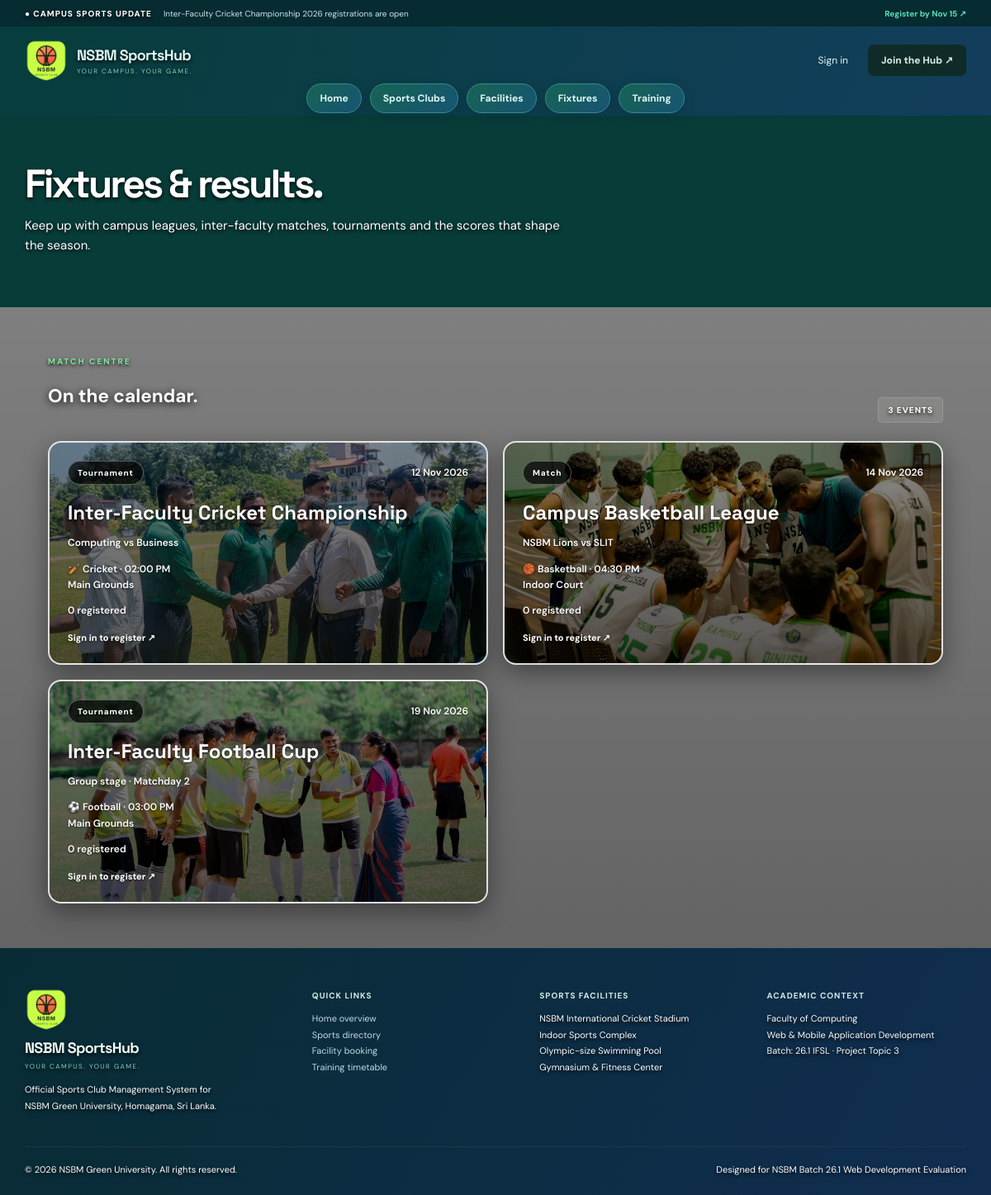
The app's page /fixtures.php with its own data.
### tables this page shows
CREATE TABLE events (
  id INT AUTO_INCREMENT PRIMARY KEY,
  club_id INT NULL,
  title VARCHAR(150) NOT NULL,
  subtitle VARCHAR(180) NOT NULL DEFAULT '',
  event_type VARCHAR(40) NOT NULL,
  event_date DATE NOT NULL,
  event_time TIME NOT NULL,
  venue VARCHAR(120) NOT NULL,
  status ENUM('upcoming', 'completed', 'cancelled')
    NOT NULL DEFAULT 'upcoming',
  score VARCHAR(80) NULL,

  FOREIGN KEY (club_id)
    REFERENCES clubs(id)
    ON DELETE SET NULL
);

CREATE TABLE clubs (
  id INT AUTO_INCREMENT PRIMARY KEY,
  name VARCHAR(80) NOT NULL UNIQUE,
  category VARCHAR(50) NOT NULL,
  tagline VARCHAR(120) NOT NULL,
  description VARCHAR(255) NOT NULL,
  about TEXT NOT NULL,
  emoji VARCHAR(12) NOT NULL,
  training_days VARCHAR(100) NOT NULL,
  training_time VARCHAR(80) NOT NULL,
  venue VARCHAR(120) NOT NULL
);

### db.php (called while the page is built, shortened)
<?php
if (!function_exists('e')) {
    function e($value): string
    {
        return htmlspecialchars(
            (string) $value,
            ENT_QUOTES,
            'UTF-8'
        );
    }
}

### fixtures.php (the view, shortened to what this page needs)
<?php
require 'includes/db.php';
$stmt = $pdo->prepare(
    'SELECT
        events.*,
        clubs.name AS club_name,
        clubs.emoji,
        (SELECT COUNT(*)
         FROM event_registrations AS registrations
         WHERE registrations.event_id = events.id
           AND registrations.status = "registered") AS registration_count,
        EXISTS (
            SELECT 1
            FROM event_registrations AS my_registration
            WHERE my_registration.event_id = events.id
              AND my_registration.user_id = ?
              AND my_registration.status = "registered"
        ) AS is_registered
     FROM events
     LEFT JOIN clubs ON clubs.id = events.club_id
     ORDER BY events.event_date, events.event_time'
);
$stmt->execute([$_SESSION['user']['id'] ?? 0]);
$events = $stmt->fetchAll();
require 'includes/header.php';
?>
<section class="page-hero">
  <h1>Fixtures &amp; results.</h1>
  <p>
    Keep up with campus leagues, inter-faculty matches,
    tournaments and the scores that shape the season.
  </p>
</section>
<div class="page-wrap">
  <div class="section-head">
    <div>
      <span class="eyebrow">MATCH CENTRE</span>
      <h2>On the calendar.</h2>
    </div>
    <span class="tag"><?= count($events) ?> EVENTS</span>
  </div>
  <div class="grid">
    <?php foreach ($events as $event): ?>
      <article class="panel sport-<?= strtolower(preg_replace('/[^a-zA-Z0-9]/', '', $event['club_name'] ?? 'general')); ?>">
        <div class="row">
          <span class="tag"><?= e($event['event_type']) ?></span>
          <span class="muted">
            <?= date('d M Y', strtotime($event['event_date'])) ?>
          </span>
        </div>
        <h3><?= e($event['title']) ?></h3>
        <p class="muted"><?= e($event['subtitle']) ?></p>
        <p class="muted">
          <?= e($event['emoji'] ?? '🏆') ?>
          <?= e($event['club_name'] ?? 'Inter-faculty event') ?>
          · <?= date('h:i A', strtotime($event['event_time'])) ?>
          <br>
          <?= e($event['venue']) ?>
        </p>
        <?php if ($event['status'] === 'completed'): ?>
          <span class="tag">
            FINAL · <?= e($event['score'] ?? 'Result pending') ?>
          </span>
        <?php elseif ($event['status'] !== 'upcoming'): ?>
          <span class="tag">REGISTRATION CLOSED</span>
        <?php else: ?>
          <p class="muted">
            <?= (int) $event['registration_count'] ?> registered
          </p>
          <?php if (!empty($_SESSION['user'])): ?>
            <?php if ((bool) $event['is_registered']): ?>
              <div class="row">
                <span class="tag">YOU ARE REGISTERED</span>
                <form method="post" action="fixtures.php">
                  <input type="hidden" name="csrf" value="<?= e(csrf()) ?>">
                  <input
                    type="hidden"
                    name="event_id"
                    value="<?= (int) $event['id'] ?>"
                  >
                  <input type="hidden" name="action" value="cancel">
                  <button class="button dark small" type="submit">
                    Cancel registration
                  </button>
                </form>
              </div>
            <?php else: ?>
              <form method="post" action="fixtures.php">
                <input type="hidden" name="csrf" value="<?= e(csrf()) ?>">
                <input
                  type="hidden"
                  name="event_id"
                  value="<?= (int) $event['id'] ?>"
                >
                <input type="hidden" name="action" value="register">
                <button class="button" type="submit">
                  Register for this event ↗
                </button>
              </form>
            <?php endif; ?>
          <?php else: ?>
            <a class="text-link" href="login.php">
              Sign in to register ↗
            </a>
          <?php endif; ?>
        <?php endif; ?>
      </article>
    <?php endforeach; ?>
  </div>
</div>
<?php require 'includes/footer.php'; ?>

### records on screen
events: shows a picture, event_type "Tournament", event_date "12 Nov 2026", title "Inter-Faculty Cricket Championship", subtitle "Computing vs Business", club.emoji "🏏", club.name "Cricket", event_time "02:00 PM", venue "Main Grounds", registration_count "0"
events: shows a picture, event_type "Match", event_date "14 Nov 2026", title "Campus Basketball League", subtitle "NSBM Lions vs SLIT", club.emoji "🏀", club.name "Basketball", event_time "04:30 PM", venue "Indoor Court", registration_count "0"
events: shows a picture, event_type "Tournament", event_date "19 Nov 2026", title "Inter-Faculty Football Cup", subtitle "Group stage · Matchday 2", club.emoji "⚽", club.name "Football", event_time "03:00 PM", venue "Main Grounds", registration_count "0"

### other values on screen
count($events) "3"
